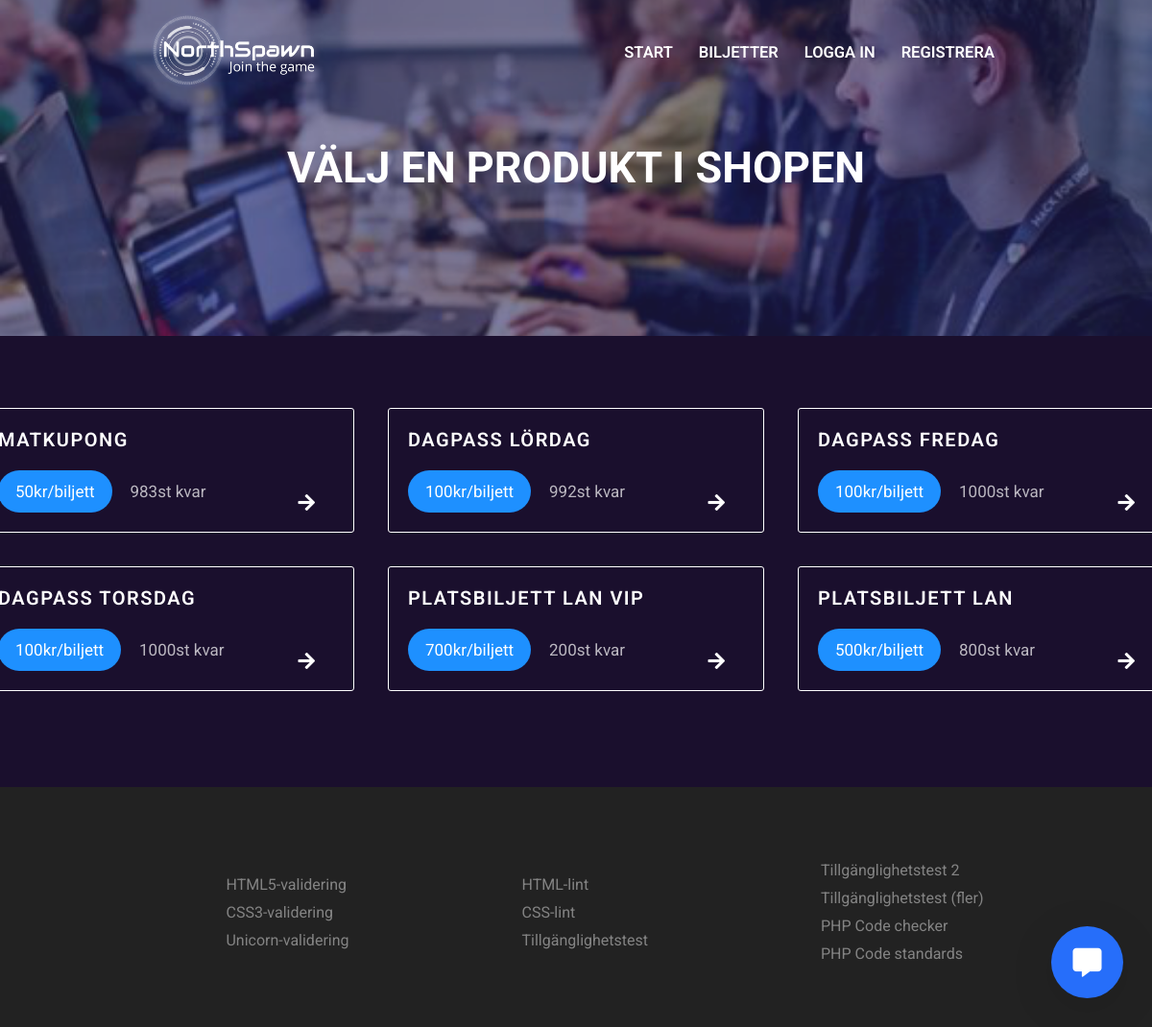
Before: /index.php?pageid=products with the older database file.
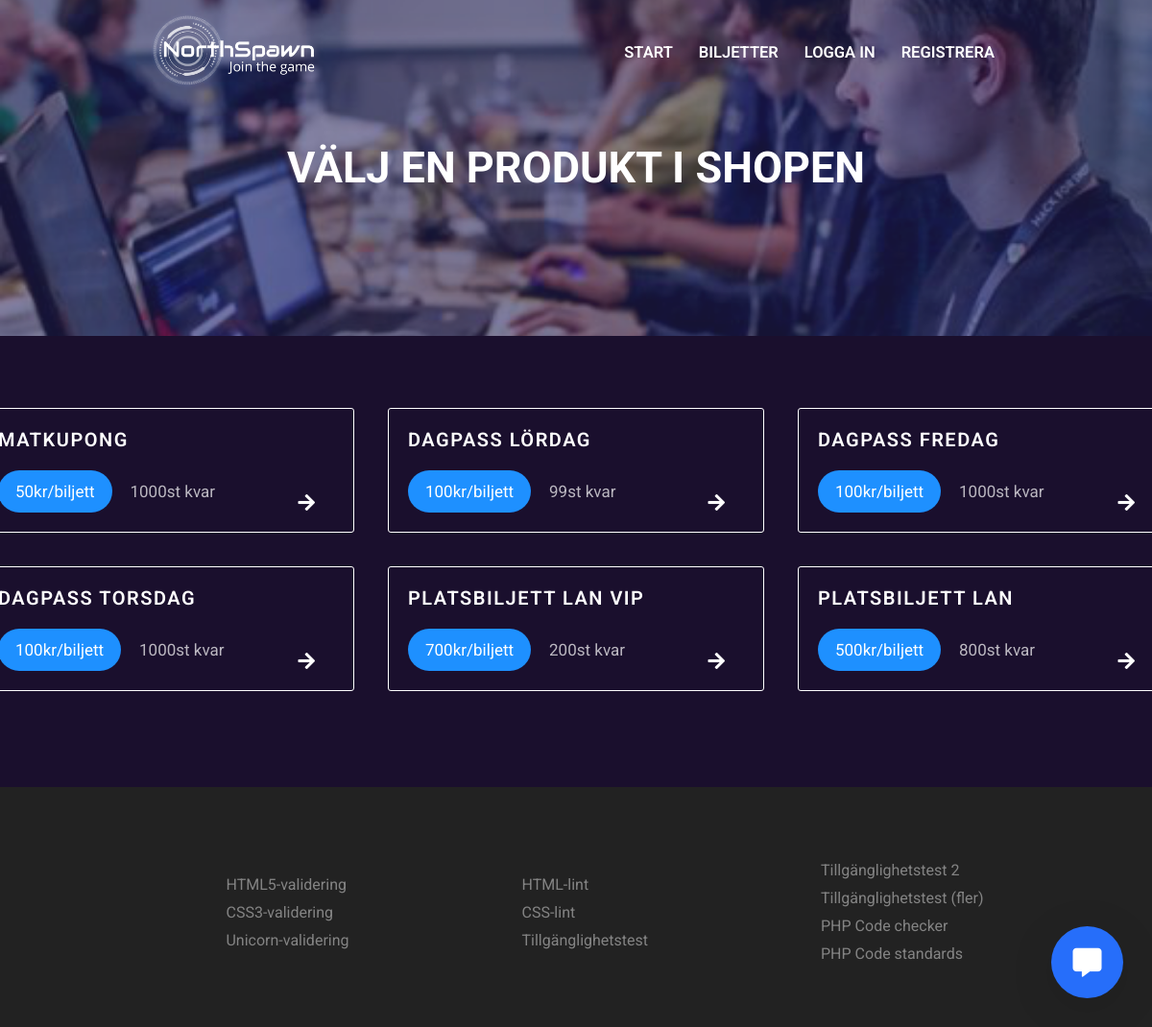
After: the same page with the newer database file.
### tables this page shows
CREATE TABLE products (product_id INTEGER PRIMARY KEY AUTOINCREMENT NOT NULL UNIQUE, product_name VARCHAR UNIQUE NOT NULL, product_cost INTEGER, product_stock INTEGER, product_desc VARCHAR);

### pages/products/products.php (the view, shortened to what this page needs)
<?php
    $stmtProducts = $db->prepare("SELECT * FROM products");
    $stmtProducts->execute();
?>
<div class="content">
    <div class="products">
    <?php
        while($product = $stmtProducts->fetch()){
            echo <<<PRODUCT
            <div class="product" >
                <form method="post" action="index.php?pageid=cart" >
                <h2>{$product['product_name']}</h2>
                <h3>{$product['product_cost']}kr/biljett</h3>
                <h3>{$product['product_stock']}st kvar</h3>
                    <input type="hidden" name="product" value={$product['product_name']}>
                    <input type="hidden" name="product_id" value={$product['product_id']}>
                    <input type="hidden" name="product_cost" value={$product['product_cost']}>
                    <button></button>
                </form>
                <i class="fas fa-arrow-right"></i>
            </div>
PRODUCT;
        }
    ?>
    </div>
</div>

### incs/header/header.php (shortened to what this page needs)
<?php
  if(!isset($_GET['pageid'])){
    $title = "Lan. E-sport. Gaming. Hackathon. Expo. Välkommen till Northspawn";
    $header = "700";
  } elseif ($_GET['pageid'] === 'landing') {
    $title = "Lan. E-sport. Gaming. Hackathon. Expo. Välkommen till Northspawn";
    $header = "700";
  } elseif ($_GET['pageid'] === 'login') {
    $title = "Logga in på Northspawn";
    $header = "350";
  } elseif ($_GET['pageid'] === 'register') {
    $title = "Registrera hos Northspawn";
    $header = "350";
  }  elseif ($_GET['pageid'] === 'feedback') {
    $title = "Northspawn - feedback";
    $header = "350";
  } elseif ($_GET['pageid'] === 'products') {
    $title = "Välj en produkt i shopen";
    $header = "350";
  } elseif ($_GET['pageid'] === 'cart') {
    $title = "Kundvagn";
    $header = "350";
  } elseif ($_GET['pageid'] === 'orders') {
    $title = "Ordrar";
    $header = "250";
  } elseif ($_GET['pageid'] === 'products') {
    $title = "Northspawn - Biljetter";
    $header = "250";
  } elseif ($_GET['pageid'] === 'checkout') {
    $title = "Northspawn - Köp genomfört";
    $header = "300";
  }
?>
<!DOCTYPE html>
<html lang="sv">
<head>
</head>
<body>
<nav>
  <ul>
    <div class="left">
      <a href="index.php">
        <img class="logo" src="./imgs/logo_jointhegame_vit.png" alt="Logotyp">
      </a>
    </div>
    <div class="right" >
      <li><a href="index.php">Start</a></li>
      <li><a href="index.php?pageid=products">Biljetter</a></li>
    <?php
      if(!empty($_SESSION['user'])){
        echo <<<MESSAGE
        <li><a href="index.php?pageid=cart">Kundvagn</a></li>
        <li><a href="index.php?pageid=landing&logout=true">Logga ut</a></li>
        <li class="message" ><a href="">Välkommen {$displayUser}</a></li>
MESSAGE;
        if(!empty($_SESSION['admin'])){
          if($_SESSION['admin'] === 'TRUE'){
            echo <<<EXTRA
            <li><i id="menuBtn" class="fas fa-caret-square-down"></i></li>
            <li><i id="closeBtn" class="fas fa-minus-square"></i></li>
            <div id="menu">
              <ul>
                <li><a href=index.php?pageid=orders>Se ordrar</a></li>
                <li><a href="index.php?pageid=register">Lägg till nyhet</a></li>
                <li><a href="index.php?pageid=feedback">Se feedback</a></li>
              </ul>
            </div>
EXTRA;
          } else {
            echo "<div class=thumbnail></div>";
          }
        }
      } else {
        echo <<<CONTENT
        <li><a href=index.php?pageid=login>Logga in</a></li>
        <li><a href="index.php?pageid=register">Registrera</a></li>
CONTENT;
      }
    ?>
    </div>
  </ul>
</nav>
<div class="header" style="min-height: <?php echo $header; ?>px" >
  <h1><?php echo $title; ?></h1>
</div>

### incs/footer/footer.php (shortened to what this page needs)
<div class="footer" >
  <ul class="left" >
    <li><a target="blank" href="https://www.validator.w3.org">HTML5-validering</a></li>
    <li><a target="blank" href="https://www.jigsaw.w3.org/css-validator">CSS3-validering</a></li>
    <li><a target="blank" href="https://www.validator.w3.org/unicorn">Unicorn-validering</a></li>
  </ul>
  <ul class="center">
    <li><a target="blank" href="http://htmllint.com">HTML-lint</a></li>
    <li><a target="blank" href="http://csslint.net">CSS-lint	</a></li>
    <li><a target="blank" href="http://wave.webaim.org">Tillgänglighetstest</a></li>
  </ul>
   <ul class="right">
    <li><a target="blank" href="http://www.tawdis.net">Tillgänglighetstest 2</a></li>
    <li><a target="blank" href="https://webbriktlinjer.se/testa-din-webbplats/automatiska-testverktyg/ ">Tillgänglighetstest (fler)</a></li>
    <li><a target="blank" href="https://phpcodechecker.com/">PHP Code checker</a></li>
    <li><a target="blank" href="http://www.webcodesniffer.net/">PHP Code standards</a></li>
  </ul>
</div>
</body>
</html>

### index.php (shortened to what this page needs)
<?php
  $db = new PDO("sqlite:Northspawn.db");
  if(!empty($_SESSION['user'])){
    $user_email = $_SESSION['user'];
    $stmt = $db->prepare("SELECT user_firstName FROM users WHERE user_email = '{$user_email}'");
    $stmt->execute();
    $user = $stmt->fetch();
    $displayUser = $user[0];
  } else {
    $displayUser = null;
  }
	if(empty($_GET['pageid']))
	{
    $pageid = "landing";
	}
	else
	{
    $pageid = htmlspecialchars($_GET['pageid']);
  }
  require("incs/header/header.php");
  require("pages/{$pageid}/{$pageid}.php");
  require("incs/footer/footer.php");
  ?>
  <head>
    <link rel="stylesheet" href="https://use.fontawesome.com/releases/v5.0.12/css/solid.css">
    <link rel="stylesheet" href="https://use.fontawesome.com/releases/v5.0.12/css/fontawesome.css">
  </head>
  <div onClick="openWindow()" id="chatWindowBtn"><i class="fas fa-comment-alt"></i></div>

Changed rows visible on the page:
changed products "MATKUPONG": product_stock "983" → "1000"
changed products "DAGPASS LÖRDAG": product_stock "992" → "99"
